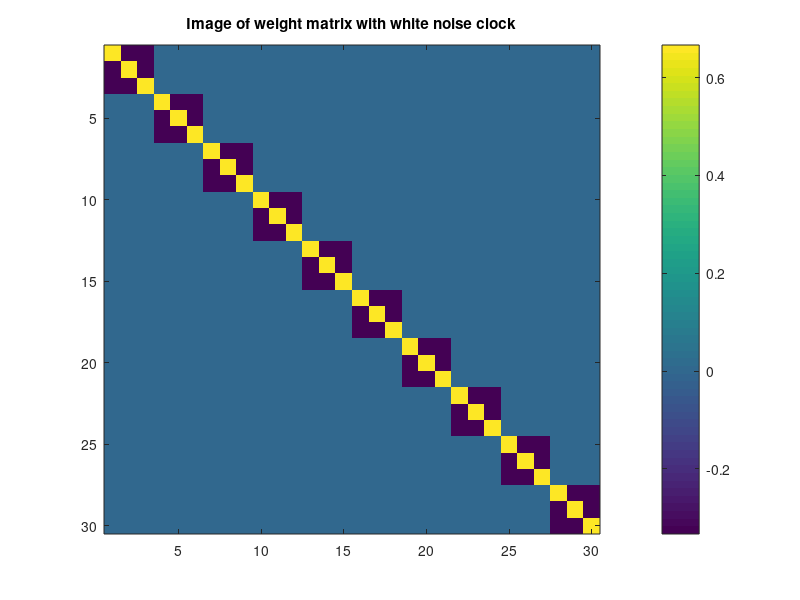

The MATLAB source for this figure:
% 12.540 Homework number 2:

%% Start output of homework and generate radom number seed.
%
fprintf('\n----------------------------------------\n');
fprintf('12.540 Homework number 2\n');
clear all;
randn('state',10);

%%%%%%%%%%%%%%%%%%%%%%%%%%%%%%%%%%%%%%%%%%%%%%%%%%%%%%%%%
%% Question 1:
% Non-linear and linear estimation for a periodic signal
% Generate data set first
nt = 30;
times = (0:nt-1);
ac = 10; as = -5; off = 2.0; per = 15;
yo = ac*cos(times/per*(2*pi))+as*sin(times/per*(2*pi))+off+randn(1,30);
% truncate y to two-significant digits
y = round(yo*100)/100;

% Output the data
fprintf('Q1: Data set \n    Time       Data    +-\n');
for k = 1:nt
    fprintf(' %8.1f  %8.2f   1.00  %8.2f  \n',times(k),y(k), yo(k));
end
%
%% Now do the non-linear estimate
% Form is A*cos(T+phi) where phi is phase
A0 = 1; phi0 = 0; off0 = 0.0;
err = 1.0; tol = 0.01^2; % The tolerance will be 1% sigma
iter = 0;
while  err > tol && iter < 10
    % Compute non-linear model
    iter = iter + 1;
    y0 = A0*cos(times/per*2*pi+phi0)+off0;
    dy = y-y0;
    % Partial derivative matrix
    An = [cos(times/per*2*pi+phi0) ; -A0*sin(times/per*2*pi+phi0) ; ones(30,1)']';
    % Standard Least square solution (covariance matrix is a unit matrix).
    Nn = An'*An; Cn = inv(Nn);
    Sn = Cn*An'*dy';
    % Update the parameter values 
    A0 = A0 + Sn(1); phi0 = phi0 + Sn(2); off0 = off0 + Sn(3);
    % Compute size of update.
    err= sum(Sn.^2./diag(Cn));
    fprintf('\nQ 1(a): Iteration %3d Error %9.3e\n',iter, err)
    fprintf('Ampl   %8.2f dA %8.5f +- %8.2f \n',A0  , Sn(1), sqrt(Cn(1,1)));
    fprintf('Phase  %8.4f dP %8.5f +- %8.4f \n',phi0, Sn(2), sqrt(Cn(2,2)))
    fprintf('Offset %8.2f dO %8.5f +- %8.2f \n',off0, Sn(3), sqrt(Cn(3,3)))

end
%% Now get the sigmas for Ac and As
Acn = A0*cos(phi0); Asn = -A0*sin(phi0);
% Linear operator between Ac As and amplitude and phase.
Atr = [cos(phi0) -A0*sin(phi0) ; ...
    -sin(phi0) -A0*cos(phi0)]; 
% Covariance matrix of amplitude and phase from LSQ solution
Cap = Cn(1:2,1:2);
% Propagation of covariance matrix 
Cc = Atr*Cap*Atr';

fprintf('Cosine %8.2f +- %8.2f\n',Acn, sqrt(Cc(1,1)))
fprintf('Sine   %8.2f +- %8.2f\n',Asn, sqrt(Cc(2,2)))
  
%% Now set up solutions
% Linear first
Ap = [ones(30,1)' ; cos(times/per*2*pi) ; sin(times/per*2*pi)]';
Np = Ap'*Ap; % Now weight matrix needed because sigmas are all unity
Cp = inv(Np);
Sp = Cp*Ap'*y';
% Output solution
fprintf('Q 1(b): Linear estimates\n')
fprintf('Offset %8.2f +- %8.2f\n',Sp(1), sqrt(Cp(1,1)))
fprintf('Cosine %8.2f +- %8.2f\n',Sp(2), sqrt(Cp(2,2)))
fprintf('Sine   %8.2f +- %8.2f\n',Sp(3), sqrt(Cp(3,3)))

%% Now compute amplitude and phase
Ae = sqrt(Sp(2)^2+Sp(3)^2); phie = atan2(-Sp(3),Sp(2));
% Compute the variance covariance matrix for amplitude and phase
Ccs = Cp(2:3,2:3);
Apt = [Sp(2)/Ae Sp(3)/Ae ; ...
    -Sp(3)/Ae^2 Sp(2)/Ae^2];
Ca = Apt*Ccs*Apt';
fprintf('Q 1(c): Linear estimates transformed to amplitude and phase\n')
fprintf('Amplitude  %8.2f +- %8.2f\n',Ae,sqrt(Ca(1,1)));
fprintf('Phase      %8.4f +- %8.4f rad\n',phie,sqrt(Ca(2,2)));

%% Finally get estimates by FFT
Zt = fft(y);
% Use 2/nt for folding negative frequency and Matlab normalization.
Cft = 2*real(Zt(3))/nt; Sft = -2*imag(Zt(3))/nt ; 
fprintf('Q 1(d): FFT Estimates, Linear and Non-linear estimates\n');
fprintf('Cosine: FFT  %9.6f Lin %9.6f NonL %9.6f\n',Cft, Sp(2), Acn)
fprintf('Sine  : FFT  %9.6f Lin %9.6f NonL %9.6f\n',Sft, Sp(3), Asn)

% 
%
%%%%%%%%%%%%%%%%%%%%%%%%%%%%%%%%%%%%%%%%%%%%%%%%%%%%%%%%%%
%% Question 2:
% Simple least squares fitting
%
% Generate a random data set.  
val = zeros(10,1); sig=zeros(10,1);
fprintf('\n----------------------------------------\n');
fprintf('Question 2:\n    X      Y      +- \n')
for k = 1:10
    sigo(k) = 0.1*randn+1; sig(k) = round(sigo(k)*1000)/1000;
    valo(k) = 10 - 6*k + 1.5*sig(k)*randn;
    val(k) = round(valo(k)*1000)/1000;
    
    fprintf(1,' %4d  %7.3f  %6.3f\n', k, val(k), sig(k));
end
%
% Now do LSQ
% 1.a: Standard least least squares solution.
A = [ones(10,1) (1:10)'];  % Observation matrix
W = 1./sig.^2;             % Weight matrix
% Form A'W
atw = zeros(10,2);
for k = 1:2
    atw(:,k) = A(:,k).*W;
end
atw = atw';
% Form normal eqautions
neq = atw*A; b = atw*val;
sol = inv(neq)*b; cov = inv(neq);
% Form the prefit chi**2
prefchi = (val.*W)'*val;
%
fprintf('Q 2 (a) : Estimates:\n');
fprintf('Offset %6.2f +- %6.2f\n',sol(1),sqrt(cov(1,1)));
fprintf('Rate   %6.2f +- %6.2f\n',sol(2),sqrt(cov(2,2)));

% 1.b: Determine chi**2/f for the fit.  Two methods can be used
% (a) Compute the postfit residuals and form chi**2
% (b) Base chi**2 on the prefit chi**2 and estimated parameters.
%
% Method (a): Form the postfit residuals
res = val - A*sol;
postchi = (res.*W)'*res;
%
% Now get estimate from prefit chi**2
postchi_pref = prefchi - sol'*b;
%
fprintf('\nQ 2 (b): Chi**2/f\n');
fprintf('Chi**2/f from postfit residuals %10.4f for 8 dof\n',postchi/(10-2));
fprintf('Chi**2/f from prefit  residuals %10.4f for 8 dof\n',postchi_pref/(10-2));
% Add a test: Form the covariance matrix of the postfit residuals:
Vd = zeros(10,10); for i=1:10; Vd(i,i)=sig(i)^2; end
Vdi = inv(Vd);
Vp = Vd - A*inv(A'*Vdi*A)*A';
% Scale Vp diagonal to make more stable
for i = 1:10; Vp(i,i)=Vp(i,i)*(1+1.e-6); end
Vpi = inv(Vp); chigen = res'*Vpi*res;
%
% The cumulative chi**2 distrubution is gammainc(c/2,r/2) where the
% 2-argument gamma functionis the incomplete gamma function, r is the
% degrees of freedom (8 in the case) and c is chi**2.
% See http://mathworld.wolfram.com/Chi-SquaredDisribution.html
r = 8; c = postchi;
Prob = 1-gammainc(c/2,r/2);
fprintf('Probability that chi**2 would be greater than this due to random error: %8.4f %%\n',Prob*100);
%
% Q 1 (c) Sequential estimation:
% Divide the data into two parts:
% Form A'W for 1:5
atws = zeros(5,2);
for k = 1:2
    atws(:,k) = A(1:5,k).*W(1:5);
end
atws = atws';
% Form normal eqautions
neq = atws*A(1:5,:); b = atws*val(1:5);
sol1 = inv(neq)*b; cov1 = inv(neq);
fprintf('\nQ 2 (c) : Estimates for data 1-5:\n');
fprintf('Offset %6.2f +- %6.2f\n',sol1(1),sqrt(cov1(1,1)));
fprintf('Rate   %6.2f +- %6.2f\n',sol1(2),sqrt(cov1(2,2)));

% Form A'W for 6:10
clear atws
for k = 1:2
    atws(:,k) = A(6:10,k).*W(6:10);
end
atws = atws';
% Form normal eqautions
neq = atws*A(6:10,:); b = atws*val(6:10);
sol2 = inv(neq)*b; cov2 = inv(neq);
fprintf('Q 2 (c) : Estimates for data 6-10:\n');
fprintf('Offset %6.2f +- %6.2f\n',sol2(1),sqrt(cov2(1,1)));
fprintf('Rate   %6.2f +- %6.2f\n',sol2(2),sqrt(cov2(2,2)));
%
% We now have the two sets of estimates and there covariance matrices
% So now do the normal LSQ estimation
zerocov = [ 0 0; 0 0 ];
seqdat = [sol1; sol2]; seqcov = [cov1 zerocov ; zerocov cov2];
Ws = inv(seqcov);
% Observations equations:
As = [ 1 0 ; 0 1 ; 1 0; 0 1];
% Form the combined normal equations
neqs = As'*Ws*As; bs = As'*Ws*seqdat;
covs = inv(neqs); sols = covs*bs;
fprintf('\nQ 2 (c) : Estimates from combined data:\n');
fprintf('Offset %6.2f +- %6.2f\n',sols(1),sqrt(covs(1,1)));
fprintf('Rate   %6.2f +- %6.2f\n',sols(2),sqrt(covs(2,2)));
fprintf('Differences from 1(a): %10.4e %10.4e\n',sol-sols);

% Q2.d: Time shited and Weighted mean
% Form uncorrelated parameters by shifting the time argument by dT
dT = -cov(1,2)/cov(2,2);
Au = zeros(length(A(:,1)),2);
for i = 1: length(A(:,1))
    Au(i,:) = A(i,:) - [0 dT];               % New parameter type partials
end
% Form Ai'W
clear atw
for k = 1:2
    atw(:,k) = Au(:,k).*W;
end
atw = atw';
% Form normal eqautions
neq = atw*Au; b = atw*val;
% Estmates of the "independent parameters"
solu = inv(neq)*b; covu = inv(neq);
%
fprintf('Q 2 (d) : Estimates of uncorrelated parameters by shifting time %10.4f:\n',dT);
fprintf('Offset-shift %6.4f +- %6.4f\n',solu(1),sqrt(covu(1,1)));
fprintf('Rate-shift   %6.4f +- %6.4f\n',solu(2),sqrt(covu(2,2)));
fprintf('Covariance  %10.4e\n',covu(1,2));

% Question 1 (e): Find the wighted mean of the data
Wmean = sum(val.*W)/sum(W); sigWM = sqrt(1/sum(W));
fprintf('Q 2 (d): Weighted Mean %10.4f +- %10.4f\n',Wmean, sigWM);
fprintf('Compare with Offset-shift above\n');

%%%%%%%%%%%%%%%%%%%%%%%%%%%%%%%%%%%%%%%%%%%%%%%%%%%%%%%%%%%%%%%%%%%
%% Question 3: Differencing
% Model y(t) = A*cos(x) + c(t);
% Generate some data
clear A
val = zeros(30,1); Xv = zeros(30,1); ttrue = zeros(10,1);
fprintf('\n----------------------------------------\n');
fprintf('Question 3: Differencing example question\n')
fprintf('     T        X             Y      +-\n')
for t = 1:10
    tval = 20*randn;
    x1 = 1+t/10; x2 = .5-.2*t; x3 = -0.2+(t/10)^2;
    y1 = fix((10*sin(x1) + tval + randn)*10000)/10000;
    y2 = fix((10*sin(x2) + tval + randn)*10000)/10000;
    y3 = fix((10*sin(x3) + tval + randn)*10000)/10000;
    fprintf('  %4d  %10.4f   %10.4f  1.00\n',t,x1,y1);
    fprintf('  %4d  %10.4f   %10.4f  1.00\n',t,x2,y2);
    fprintf('  %4d  %10.4f   %10.4f  1.00\n',t,x3,y3);
    % Save the "data"
    val((t-1)*3+1) = y1; val((t-1)*3+2) = y2; val((t-1)*3+3) = y3;
    Xv((t-1)*3+1) = x1; Xv((t-1)*3+2) = x2; Xv((t-1)*3+3) = x3;
    ttrue(t) = tval;
end

%% Solution
% Question 3: Example of using differenced data
% Using the data below:
% (a) Estimate A given the model that y(t) = A*sin(X)+C(t) 
%    where C(t) is a randomly varying function of time.
% (b) Instead of estimating C(t) at each time, use a differencing 
%    method to eliminate C(t) from the estimation.  (Hint: Use 
%    propagation of variances to determine the covariance matrix of 
%    the differenced data.
% (c) Determine A by treating C(t) as correlated data noise (i.e., 
%    the C(t) noise is that same at each time and therefore highly 
%    correlated at each time but independent between times).
% (d) Compare the results from the "brute force", differencing, and 
%   data noise approaches (Hint: When solved correctly they all 
%   generate the same result). 


A = zeros(30,11);
for t = 1:10   % Loop over 10 epochs of data
    for j = 1:3   % Loop over the 3 measurements at each epoch
        no = (t-1)*3+j;
        A(no,1) = sin(Xv(no)); A(no,t+1) = 1.0;
    end
end

% Now standard leqst squares
neq = A'*A; bvec = A'*val; prefit_chi = val'*val;
cov = inv(neq); sol = cov*bvec; postfit_chi = prefit_chi - sol'*bvec;
%
% Output the values (in this case I know the correct answers
fprintf('Q 3 (a) Brute force estimates\n')
fprintf('X value Estimate %10.4f +- %10.4f Error %10.4f\n', sol(1), sqrt(cov(1,1)), sol(1)-10);
for t = 1:10
    fprintf('Clock offsets %2d %10.4f +- %10.4f Error %10.4f\n', t, sol(t+1), sqrt(cov(t+1,t+1)), sol(t+1)-ttrue(t));
end
r=30-11; c = postfit_chi;
prob = 1-gammainc(c/2,r/2);
fprintf('Chi^2 per degree of freedom %6.4f; f = %3d ; Probability %8.2f %%\n',postfit_chi/r, r, prob*100);

% Question 3(b): Now use a differencing method:
% Form a differencing matrix made up of elements [ 1 -1 0; 1 0 -1];
Ad = zeros(20,1); covdiff = zeros(20,20); vald = zeros(20,1);
Dop = zeros(20,30);
for t = 1:10
    Dop((t-1)*2+1,(t-1)*3+1) =  1.d0;
    Dop((t-1)*2+1,(t-1)*3+2) = -1.d0;
    Dop((t-1)*2+2,(t-1)*3+1) =  1.d0;
    Dop((t-1)*2+2,(t-1)*3+3) = -1.d0;
end
% The new partials matix is simply the first column of A by Dop (we could
% generate the remaining elelments but they will all be zero)
Ad = Dop*A(:,1); vald=Dop*val;
covdiff = Dop*Dop'; W = inv(covdiff);
%
% We now have standard partials and now covariance matrix of differenced
% data
neq = Ad'*W*Ad; bvec = Ad'*W*vald; prefit_chi = vald'*W*vald;
vard = 1/neq; sold = vard*bvec; postfit_chi = prefit_chi - sold*bvec;
fprintf('Q 3 (b) Differenced data result\n');
fprintf('Solution from differnced data : %10.4f +- %10.4f\n', sold, sqrt(vard));
fprintf('Difference from full solution : %10.4e +- %10.4e\n', sold-sol(1), sqrt(vard)-sqrt(cov(1,1)));
r=20-1; c = postfit_chi;
prob = 1-gammainc(c/2,r/2);
fprintf('Chi^2 per degree of freedom %6.4f; Probability %8.2f %%\n',postfit_chi/r, prob*100);

% See what happensif we ignored correlations among differenced data:
neq = Ad'*Ad; bvec = Ad'*vald;
varb = 1/neq; solb = varb*bvec;
fprintf('Q 3 (b) Differenced data result with no-correlations\n');
fprintf('Solution from differenced data: %10.4f +- %10.4f\n', solb, sqrt(varb));
fprintf('Difference from full solution : %10.4e +- %10.4e\n', solb-sol(1), sqrt(varb)-sqrt(cov(1,1)));

% Another solution method based on white noise treatment in Kalman filters.
% Generate partials for just X parameter
A = zeros(30,1); clkp = zeros(30,10);
for t = 1:10   % Loop over 10 epochs of data
    for j = 1:3   % Loop over the 3 measurements at each epoch
        no = (t-1)*3+j;
        A(no) = sin(Xv(no));
        clkp(no,t) = 1.0;
    end
end
% Generate data covariance
covw = zeros(30,30);
for i =1:30
    covw(i,i) = 1.0^2;
end
% Now generate "clock noise" model.  Make clock noise 10000 (original noise
% generated with 20 sigma.  (Making the 10000 larger gives a closer
% approximation, but if it is too large numerical problems will develop).
covw = covw + clkp*clkp'*10000^2;
W = inv(covw);
neq = A'*W*A; bvec = A'*W*val; prefit_chi = val'*W*val;
varw = 1/neq; solw = varw*bvec; postfit_chi = prefit_chi - solw*bvec;
fprintf('Q 3 (c) White noise model result\n');
fprintf('Solution from white noise     : %10.4f +- %10.4f\n', solw, sqrt(varw));
fprintf('Difference from full solution : %10.4e +- %10.4e\n', solw-sol(1), sqrt(varw)-sqrt(cov(1,1)));
% Get chi**2
r=20-1; c = postfit_chi;
prob = 1-gammainc(c/2,r/2);
fprintf('Chi^2 per degree of freedom %6.4f; f = %3d, Probability %8.2f %%\n',postfit_chi/r, r, prob*100);
%% Use postfit residuals
pres = val - A*solw;
postfit_sum = pres'*W*pres;
fprintf('Chi^2 from prefit %8.4f and from postfit residuals %8.4f\n',postfit_chi, postfit_sum);
%
figure; imagesc(W); colorbar; title('Image of weight matrix with white noise clock')






    







